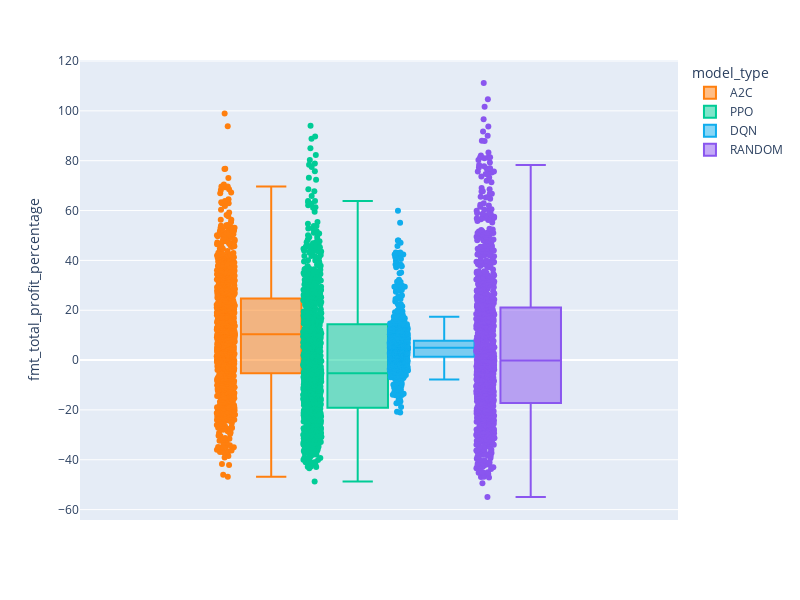

The notebook cell saved with this chart:
### Code cell
fig = px.box(df_simulation_results, y="fmt_total_profit_percentage", color="model_type", points="all", color_discrete_sequence=[ "#FF7F0E", "#00CC96", "#10aded", "#8A56EF"],  width=800, height=600)
fig.show()

### Figure 1 — Plotly figure (JSON) as saved in the notebook; plotly's stock layout.template omitted (floating-point values rounded to 4 significant figures; data arrays with more than 128 entries replaced by an {"elided": "..."} marker saying what was removed)
{"data": [{"alignmentgroup": "True", "boxpoints": "all", "hovertemplate": "model_type=A2C<br>fmt_total_profit_percentage=%{y}<extra></extra>", "legendgroup": "A2C", "marker": {"color": "#FF7F0E"}, "name": "A2C", "notched": false, "offsetgroup": "A2C", "orientation": "v", "showlegend": true, "type": "box", "x0": " ", "xaxis": "x", "y": {"elided": "1000 float values"}, "y0": " ", "yaxis": "y"}, {"alignmentgroup": "True", "boxpoints": "all", "hovertemplate": "model_type=PPO<br>fmt_total_profit_percentage=%{y}<extra></extra>", "legendgroup": "PPO", "marker": {"color": "#00CC96"}, "name": "PPO", "notched": false, "offsetgroup": "PPO", "orientation": "v", "showlegend": true, "type": "box", "x0": " ", "xaxis": "x", "y": {"elided": "1000 float values"}, "y0": " ", "yaxis": "y"}, {"alignmentgroup": "True", "boxpoints": "all", "hovertemplate": "model_type=DQN<br>fmt_total_profit_percentage=%{y}<extra></extra>", "legendgroup": "DQN", "marker": {"color": "#10aded"}, "name": "DQN", "notched": false, "offsetgroup": "DQN", "orientation": "v", "showlegend": true, "type": "box", "x0": " ", "xaxis": "x", "y": {"elided": "1000 float values"}, "y0": " ", "yaxis": "y"}, {"alignmentgroup": "True", "boxpoints": "all", "hovertemplate": "model_type=RANDOM<br>fmt_total_profit_percentage=%{y}<extra></extra>", "legendgroup": "RANDOM", "marker": {"color": "#8A56EF"}, "name": "RANDOM", "notched": false, "offsetgroup": "RANDOM", "orientation": "v", "showlegend": true, "type": "box", "x0": " ", "xaxis": "x", "y": {"elided": "1000 float values"}, "y0": " ", "yaxis": "y"}], "layout": {"boxmode": "group", "height": 600, "legend": {"title": {"text": "model_type"}, "tracegroupgap": 0}, "margin": {"t": 60}, "width": 800, "xaxis": {"anchor": "y", "domain": [0, 1]}, "yaxis": {"anchor": "x", "domain": [0, 1], "title": {"text": "fmt_total_profit_percentage"}}}}
